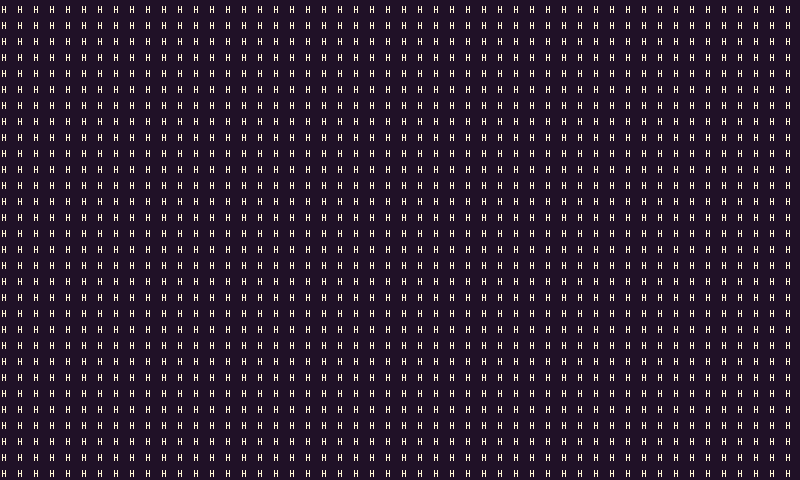

Tiled map render using the project's own tile images. Description and the whole map definition, tile-layer contents included, below:
An orthogonal 50x30 tile map with 16x16 px tiles, 1 tile layer (prototype).

<map version="1.10" tiledversion="1.10.2" orientation="orthogonal" renderorder="right-down" width="50" height="30" tilewidth="16" tileheight="16" infinite="0" nextlayerid="9" nextobjectid="1">
 <tileset firstgid="1" source="FaerieForest_PetricakeGamesTSX.tsx" />
 <layer id="1" name="prototype" width="50" height="30">
  <data encoding="csv">
163,163,163,163,163,163,163,163,163,163,163,163,163,163,163,163,163,163,163,163,163,163,163,163,163,163,163,163,163,163,163,163,163,163,163,163,163,163,163,163,163,163,163,163,163,163,163,163,163,163,
163,163,163,163,163,163,163,163,163,163,163,163,163,163,163,163,163,163,163,163,163,163,163,163,163,163,163,163,163,163,163,163,163,163,163,163,163,163,163,163,163,163,163,163,163,163,163,163,163,163,
163,163,163,163,163,163,163,163,163,163,163,163,163,163,163,163,163,163,163,163,163,163,163,163,163,163,163,163,163,163,163,163,163,163,163,163,163,163,163,163,163,163,163,163,163,163,163,163,163,163,
163,163,163,163,163,163,163,163,163,163,163,163,163,163,163,163,163,163,163,163,163,163,163,163,163,163,163,163,163,163,163,163,163,163,163,163,163,163,163,163,163,163,163,163,163,163,163,163,163,163,
163,163,163,163,163,163,163,163,163,163,163,163,163,163,163,163,163,163,163,163,163,163,163,163,163,163,163,163,163,163,163,163,163,163,163,163,163,163,163,163,163,163,163,163,163,163,163,163,163,163,
163,163,163,163,163,163,163,163,163,163,163,163,163,163,163,163,163,163,163,163,163,163,163,163,163,163,163,163,163,163,163,163,163,163,163,163,163,163,163,163,163,163,163,163,163,163,163,163,163,163,
163,163,163,163,163,163,163,163,163,163,163,163,163,163,163,163,163,163,163,163,163,163,163,163,163,163,163,163,163,163,163,163,163,163,163,163,163,163,163,163,163,163,163,163,163,163,163,163,163,163,
163,163,163,163,163,163,163,163,163,163,163,163,163,163,163,163,163,163,163,163,163,163,163,163,163,163,163,163,163,163,163,163,163,163,163,163,163,163,163,163,163,163,163,163,163,163,163,163,163,163,
163,163,163,163,163,163,163,163,163,163,163,163,163,163,163,163,163,163,163,163,163,163,163,163,163,163,163,163,163,163,163,163,163,163,163,163,163,163,163,163,163,163,163,163,163,163,163,163,163,163,
163,163,163,163,163,163,163,163,163,163,163,163,163,163,163,163,163,163,163,163,163,163,163,163,163,163,163,163,163,163,163,163,163,163,163,163,163,163,163,163,163,163,163,163,163,163,163,163,163,163,
163,163,163,163,163,163,163,163,163,163,163,163,163,163,163,163,163,163,163,163,163,163,163,163,163,163,163,163,163,163,163,163,163,163,163,163,163,163,163,163,163,163,163,163,163,163,163,163,163,163,
163,163,163,163,163,163,163,163,163,163,163,163,163,163,163,163,163,163,163,163,163,163,163,163,163,163,163,163,163,163,163,163,163,163,163,163,163,163,163,163,163,163,163,163,163,163,163,163,163,163,
163,163,163,163,163,163,163,163,163,163,163,163,163,163,163,163,163,163,163,163,163,163,163,163,163,163,163,163,163,163,163,163,163,163,163,163,163,163,163,163,163,163,163,163,163,163,163,163,163,163,
163,163,163,163,163,163,163,163,163,163,163,163,163,163,163,163,163,163,163,163,163,163,163,163,163,163,163,163,163,163,163,163,163,163,163,163,163,163,163,163,163,163,163,163,163,163,163,163,163,163,
163,163,163,163,163,163,163,163,163,163,163,163,163,163,163,163,163,163,163,163,163,163,163,163,163,163,163,163,163,163,163,163,163,163,163,163,163,163,163,163,163,163,163,163,163,163,163,163,163,163,
163,163,163,163,163,163,163,163,163,163,163,163,163,163,163,163,163,163,163,163,163,163,163,163,163,163,163,163,163,163,163,163,163,163,163,163,163,163,163,163,163,163,163,163,163,163,163,163,163,163,
163,163,163,163,163,163,163,163,163,163,163,163,163,163,163,163,163,163,163,163,163,163,163,163,163,163,163,163,163,163,163,163,163,163,163,163,163,163,163,163,163,163,163,163,163,163,163,163,163,163,
163,163,163,163,163,163,163,163,163,163,163,163,163,163,163,163,163,163,163,163,163,163,163,163,163,163,163,163,163,163,163,163,163,163,163,163,163,163,163,163,163,163,163,163,163,163,163,163,163,163,
163,163,163,163,163,163,163,163,163,163,163,163,163,163,163,163,163,163,163,163,163,163,163,163,163,163,163,163,163,163,163,163,163,163,163,163,163,163,163,163,163,163,163,163,163,163,163,163,163,163,
163,163,163,163,163,163,163,163,163,163,163,163,163,163,163,163,163,163,163,163,163,163,163,163,163,163,163,163,163,163,163,163,163,163,163,163,163,163,163,163,163,163,163,163,163,163,163,163,163,163,
163,163,163,163,163,163,163,163,163,163,163,163,163,163,163,163,163,163,163,163,163,163,163,163,163,163,163,163,163,163,163,163,163,163,163,163,163,163,163,163,163,163,163,163,163,163,163,163,163,163,
163,163,163,163,163,163,163,163,163,163,163,163,163,163,163,163,163,163,163,163,163,163,163,163,163,163,163,163,163,163,163,163,163,163,163,163,163,163,163,163,163,163,163,163,163,163,163,163,163,163,
163,163,163,163,163,163,163,163,163,163,163,163,163,163,163,163,163,163,163,163,163,163,163,163,163,163,163,163,163,163,163,163,163,163,163,163,163,163,163,163,163,163,163,163,163,163,163,163,163,163,
163,163,163,163,163,163,163,163,163,163,163,163,163,163,163,163,163,163,163,163,163,163,163,163,163,163,163,163,163,163,163,163,163,163,163,163,163,163,163,163,163,163,163,163,163,163,163,163,163,163,
163,163,163,163,163,163,163,163,163,163,163,163,163,163,163,163,163,163,163,163,163,163,163,163,163,163,163,163,163,163,163,163,163,163,163,163,163,163,163,163,163,163,163,163,163,163,163,163,163,163,
163,163,163,163,163,163,163,163,163,163,163,163,163,163,163,163,163,163,163,163,163,163,163,163,163,163,163,163,163,163,163,163,163,163,163,163,163,163,163,163,163,163,163,163,163,163,163,163,163,163,
163,163,163,163,163,163,163,163,163,163,163,163,163,163,163,163,163,163,163,163,163,163,163,163,163,163,163,163,163,163,163,163,163,163,163,163,163,163,163,163,163,163,163,163,163,163,163,163,163,163,
163,163,163,163,163,163,163,163,163,163,163,163,163,163,163,163,163,163,163,163,163,163,163,163,163,163,163,163,163,163,163,163,163,163,163,163,163,163,163,163,163,163,163,163,163,163,163,163,163,163,
163,163,163,163,163,163,163,163,163,163,163,163,163,163,163,163,163,163,163,163,163,163,163,163,163,163,163,163,163,163,163,163,163,163,163,163,163,163,163,163,163,163,163,163,163,163,163,163,163,163,
163,163,163,163,163,163,163,163,163,163,163,163,163,163,163,163,163,163,163,163,163,163,163,163,163,163,163,163,163,163,163,163,163,163,163,163,163,163,163,163,163,163,163,163,163,163,163,163,163,163
</data>
 </layer>
</map>
